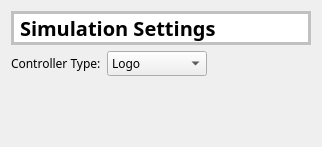
         <widget class="QWidget" name="settingsPage">
          <layout class="QVBoxLayout" name="verticalLayout_8">
           <item>
            <layout class="QVBoxLayout" name="verticalLayout_15">
             <item>
              <widget class="QLabel" name="label_32">
               <property name="sizePolicy">
                <sizepolicy hsizetype="Preferred" vsizetype="Maximum">
                 <horstretch>0</horstretch>
                 <verstretch>0</verstretch>
                </sizepolicy>
               </property>
               <property name="minimumSize">
                <size>
                 <width>300</width>
                 <height>30</height>
                </size>
               </property>
               <property name="maximumSize">
                <size>
                 <width>16777215</width>
                 <height>50</height>
                </size>
               </property>
               <property name="font">
                <font>
                 <family>Segoe UI,Arial,sans-serif</family>
                 <pointsize>15</pointsize>
                 <weight>75</weight>
                 <bold>true</bold>
                </font>
               </property>
               <property name="styleSheet">
                <string notr="true">background-color: rgb(255, 255, 255);
border: 3px solid rgb(193, 193, 193);
</string>
               </property>
               <property name="text">
                <string>Simulation Settings</string>
               </property>
              </widget>
             </item>
            </layout>
           </item>
           <item>
            <layout class="QHBoxLayout" name="horizontalLayout_16">
             <property name="bottomMargin">
              <number>10</number>
             </property>
             <item>
              <widget class="QLabel" name="label">
               <property name="font">
                <font>
                 <family>Segoe UI,Arial,sans-serif</family>
                 <weight>50</weight>
                 <bold>false</bold>
                </font>
               </property>
               <property name="text">
                <string>Controller Type:</string>
               </property>
              </widget>
             </item>
             <item>
              <widget class="QComboBox" name="controlerDropDown">
               <property name="font">
                <font>
                 <family>Segoe UI,Arial,sans-serif</family>
                </font>
               </property>
               <item>
                <property name="text">
                 <string>Logo</string>
                </property>
               </item>
               <item>
                <property name="text">
                 <string>S7-1200 PLC</string>
                </property>
               </item>
               <item>
                <property name="text">
                 <string>S7-1500 PLC</string>
                </property>
               </item>
               <item>
                <property name="text">
                 <string>PLC Sim</string>
                </property>
               </item>
               <item>
                <property name="text">
                 <string>GUI</string>
                </property>
               </item>
              </widget>
             </item>
             <item>
              <spacer name="horizontalSpacer_12">
               <property name="orientation">
                <enum>Qt::Horizontal</enum>
               </property>
               <property name="sizeHint" stdset="0">
                <size>
                 <width>40</width>
                 <height>20</height>
                </size>
               </property>
              </spacer>
             </item>
            </layout>
           </item>
           <item>
            <spacer name="verticalSpacer_6">
             <property name="orientation">
              <enum>Qt::Vertical</enum>
             </property>
             <property name="sizeHint" stdset="0">
              <size>
               <width>20</width>
               <height>50</height>
              </size>
             </property>
            </spacer>
           </item>
          </layout>
         </widget>
